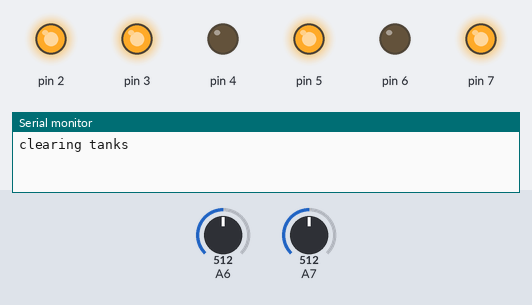
This sketch was run on a simulated Arduino Nano, built with avr-gcc and run on an emulated ATmega328P. Parts: output pins drawn as LEDs (lit = HIGH), the last lines printed to the serial monitor. Inputs (shaded band) come from the test bench; at power-on: A6 = 512, A7 = 512.

Above: at 0.1 s.
At 16.7 s:
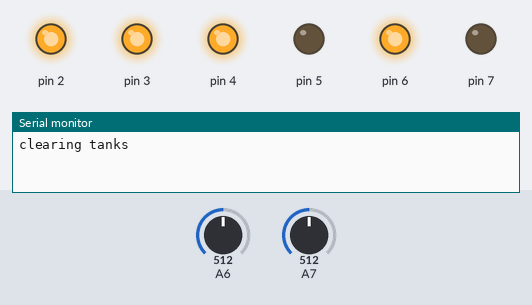
At 33.3 s:
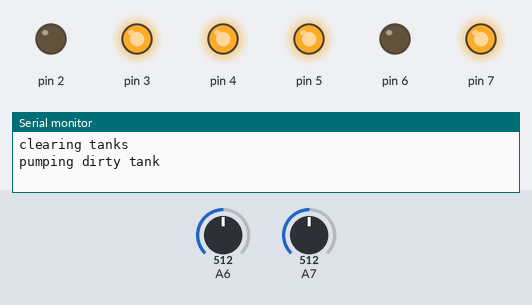
At 47.4 s:
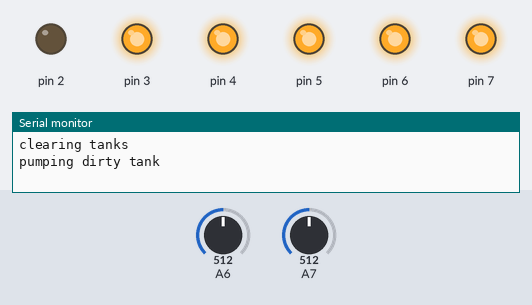
At 69.4 s:
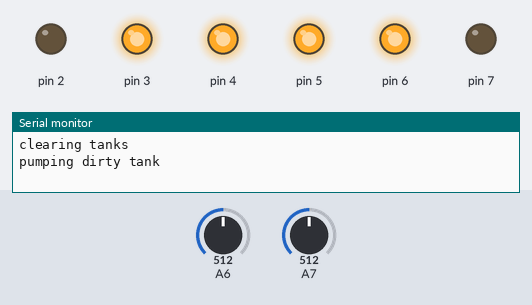
At 83.4 s:
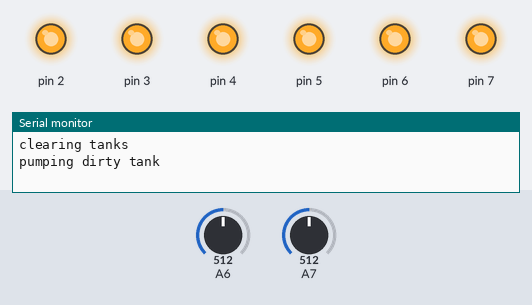
Timing chart, 0 to 84.9 s (numbered marks = the images above):
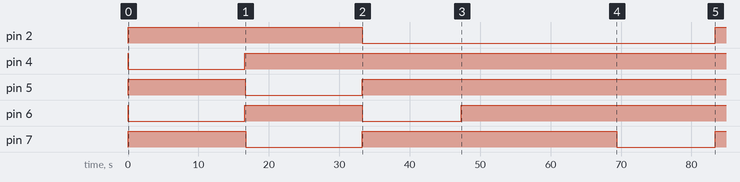

The sketch:

Oyster_tank.ino
```cpp
int openTime = 14000;
int closeTime = 14000;
unsigned int pumpTime = 50000;
//int sequence = 0;
int timeBetween = 5; // time(ms) in between each digitalWrite
int numLoop = 5; // number of times to repeat the digitalWrite command

void setup(){
  Serial.begin(9600);
  for (int i=2; i<8; i++){
    pinMode(i, OUTPUT);   // digital sensor is on digital pin 2
    digitalWrite(i, HIGH);
    delay(5);
  }
  Serial.println("clearing tanks");
  reset();
  Serial.println("pumping dirty tank");
  dirtyPump();
  Serial.println("Ready");
}

void loop(){
  int buttonValue = analogRead(A6);
  int resetButton = analogRead(A7);

  if (buttonValue > 900){
    Serial.println("clean pump");
    cleanPump();
    delay(5000);
    dirtyPump();
  }
//  Serial.println(buttonValue);
//
//  if (buttonValue > 900){
//    for (int i=0; i<60; i++){
//      Serial.println("clean pump");
//      cleanPump();
//      delay(5000);
//      Serial.println("dirty pump");
//      dirtyPump();
//      buttonValue = analogRead(A6);
//      Serial.println(i);
//      delay(15000);
//      if (buttonValue > 900){
//        i = 120;
//        Serial.println("exiting loop");
//      }
//    }
//    delay(10000);
//  }

//  if (sequence == 0){
//    if (buttonValue > 900){
//      Serial.println("clean pump");
//      cleanPump();
//      sequence = 1;
//    }
//  }
//  buttonValue = analogRead(A6);
//  if (sequence == 1){
//    if (buttonValue > 900){
//      Serial.println("dirty pump");
//      dirtyPump();
//      sequence = 0;
//    }
//  }

}


//--------------------------------------------------------------------------------------------------------------


void cleanPump(){
  for (int i=0; i<numLoop; i++){
    digitalWrite(3, LOW); // clean water pump
    delay(timeBetween);
  }
    delay(1000);
    digitalWrite(4, LOW); // dirty valve open
    delay(timeBetween);
    delay(6250);
  for (int i=0; i<numLoop; i++){
    digitalWrite(4, HIGH); // dirty valve stop opening
    delay(timeBetween);
  }
  delay(15500);
    delay(pumpTime-34000);
  for (int i=0; i<numLoop; i++){
    digitalWrite(5, LOW); // dirty valve close
    delay(timeBetween);
    digitalWrite(3, HIGH); // clean water stop pumping
    delay(timeBetween);
  }
    delay(2000);
    digitalWrite(6, LOW);
    delay(8250);
  for (int i=0; i<numLoop; i++){
    digitalWrite(5, HIGH); // dirty valve stop closing
    delay(timeBetween);
  }
}

void dirtyPump(){
  for (int i=0; i<numLoop; i++){
    digitalWrite(2, LOW); // dirty water pump
    delay(timeBetween);
    digitalWrite(6, LOW); // clean valve open
    delay(timeBetween);
    }
    delay(openTime);
  for (int i=0; i<numLoop; i++){
    digitalWrite(6, HIGH); // clean valve stop opening
    delay(timeBetween);
    }
    delay(pumpTime-(openTime*2));
  for (int i=0; i<numLoop; i++){
    digitalWrite(7, LOW); // clean valve close
    delay(timeBetween);
    }
    delay(closeTime);
  for (int i=0; i<numLoop; i++){
    digitalWrite(2, HIGH); // dirty water stop pumping
    delay(timeBetween);
    digitalWrite(7, HIGH); // clean valve stop closing
    delay(timeBetween);
    }
}

void reset(){
  for (int i=0; i<numLoop; i++){
    digitalWrite(4, LOW); // dirty valve open
    delay(timeBetween);
    digitalWrite(6, LOW); // clean valve open
    delay(timeBetween);
  }
  delay(openTime+2500);
  for (int i=0; i<numLoop; i++){
    digitalWrite(4, HIGH);
    delay(timeBetween);
    digitalWrite(6, HIGH);
    delay(timeBetween);
  }
  delay(50);
  for (int i=0; i<numLoop; i++){
    digitalWrite(5, LOW); // dirty valve close
    delay(timeBetween);
    digitalWrite(7, LOW); // clean valve close
    delay(timeBetween);
  }
  delay(closeTime+2500);
  for (int i=0; i<numLoop; i++){
    digitalWrite(5, HIGH);
    delay(timeBetween);
    digitalWrite(7, HIGH);
    delay(timeBetween);
  }
}
```
